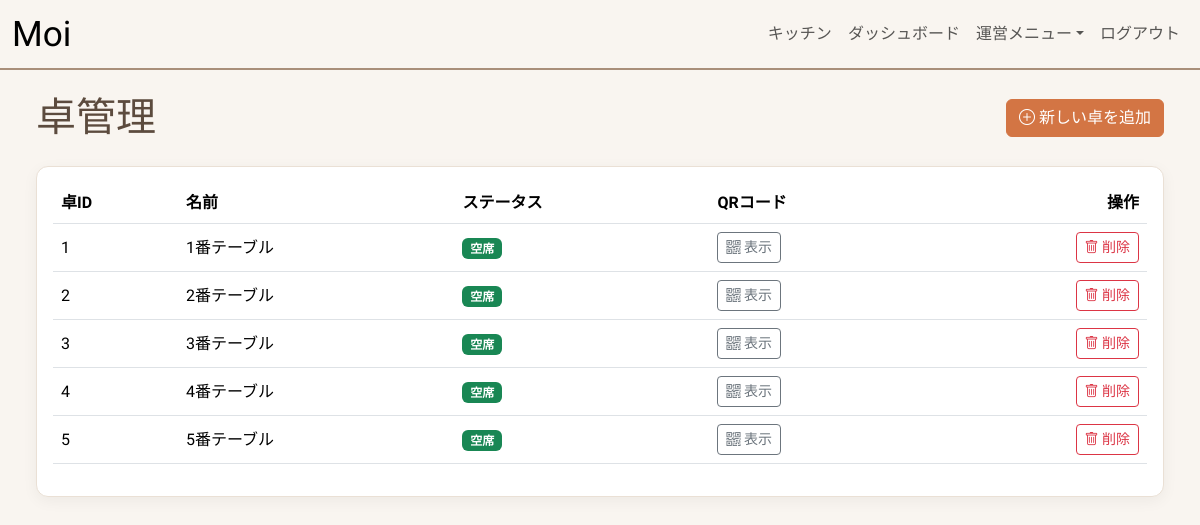
Screenshot of /admin/tables (signed in) with the database file from the repository.
### app.py (models this page shows)
class Table(db.Model):
    id = db.Column(db.Integer, primary_key=True)
    name = db.Column(db.String(100), unique=True, nullable=False)
    status = db.Column(db.String(20), default='available')
    active_qr_token = db.Column(db.String(100), unique=True, nullable=True)
    persistent_session_id = db.Column(db.String(100), nullable=True)
    last_accessed = db.Column(db.DateTime(timezone=True), nullable=True)
    orders = db.relationship('Order', backref='table', lazy='dynamic', cascade="all, delete-orphan")

### app.py (the view)
@app.route('/admin/tables')
@login_required
def admin_tables():
    tables = Table.query.order_by(Table.name).all()
    return render_template('admin_tables.html', tables=tables)

### app.py (called while the page is built)
@app.context_processor
def inject_globals():
    return dict(JST=JST)

@login_manager.user_loader
def load_user(user_id):
    return User.query.get(int(user_id))

### templates/admin_tables.html (shortened to what this page needs)
{% extends 'layout.html' %}
{% block content %}
<div class="container-fluid">
    <div class="d-flex justify-content-between align-items-center mb-4">
        <h1 class="mb-0"> 卓管理</h1>
        <button class="btn btn-primary" data-bs-toggle="modal" data-bs-target="#addTableModal">
            <i class="bi bi-plus-circle"></i> 新しい卓を追加
        </button>
    </div>
    <div class="card">
        <div class="card-body">
            <div class="table-responsive">
                <table class="table table-hover align-middle">
                    <thead>
                        <tr>
                            <th>卓ID</th>
                            <th>名前</th>
                            <th>ステータス</th>
                            <th>QRコード</th>
                            <th class="text-end">操作</th>
                        </tr>
                    </thead>
                    <tbody id="tables-list-body">
                        {% for table in tables %}
                        <tr id="table-row-{{ table.id }}">
                            <td>{{ table.id }}</td>
                            <td>{{ table.name }}</td>
                            <td>
                                {% if table.status == 'available' %}
        			     <span class="badge bg-success">空席</span>
    				{% elif table.status == 'occupied' %}
        			    <span class="badge bg-danger">利用中</span>
    				{% else %}
        			    <span class="badge bg-secondary">{{ table.status }}</span>
    				{% endif %}
                            </td>
                            <td>
                                <button class="btn btn-sm btn-outline-secondary" onclick="generateQrCode({{ table.id }}, '{{ table.name }}')">
                                    <i class="bi bi-qr-code"></i> 表示
                                </button>
                            </td>
                            <td class="text-end">
                                <button class="btn btn-sm btn-outline-danger" onclick="deleteTable({{ table.id }})">
                                    <i class="bi bi-trash"></i> 削除
                                </button>
                            </td>
                        </tr>
                        {% endfor %}
                    </tbody>
                </table>
            </div>
        </div>
    </div>
</div>
{% endblock %}

### templates/layout.html (style rules this page uses)
:root { --font-main: 'Kiwi Maru', serif; --color-background: #F9F5F0; --color-text: #5C4B3E; --color-primary: #D37544; --color-secondary: #A98F7A; }
body { font-family: var(--font-main); background-color: var(--color-background); color: var(--color-text); padding-top: 70px; font-weight: 500; }
h1, h2, h3, h4, h5, h6, .navbar-brand, .btn { font-family: var(--font-main); }
.card { background-color: #FFFFFF; border: 1px solid #EAE0D5; box-shadow: 0 4px 15px rgba(0,0,0,0.05); border-radius: 12px; }
.btn-primary { background-color: var(--color-primary); border-color: var(--color-primary); }

### rows the page displays
Table: id "1", name "1番テーブル", status "空席"
Table: id "2", name "2番テーブル", status "空席"
Table: id "3", name "3番テーブル", status "空席"
Table: id "4", name "4番テーブル", status "空席"
Table: id "5", name "5番テーブル", status "空席"
